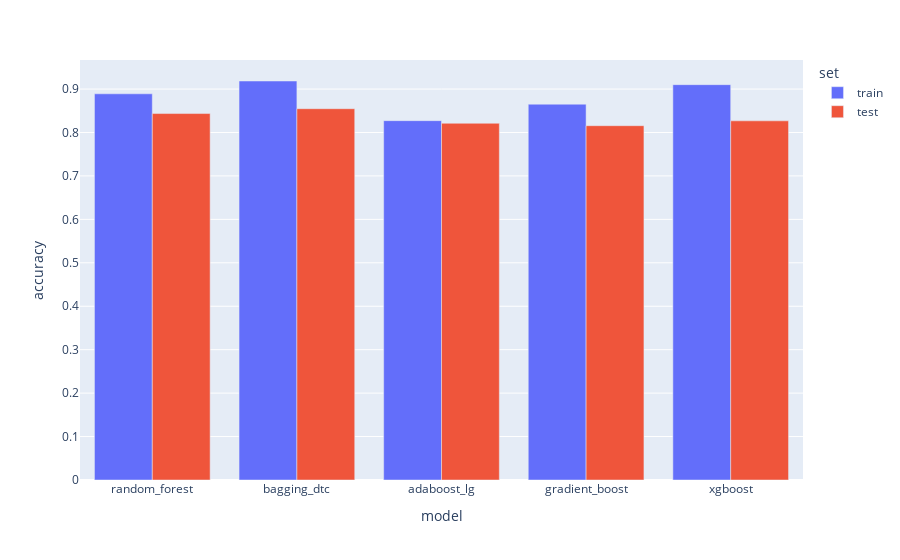

This figure's notebook cell:
### Markdown cell above
13. Compare all the models' performances in a bar chart and conclude. Which model is the best?

Hint: the option `barmode` in plotly's `px.bar()` might be useful 😇

### Code cell
px.bar(
    scores_df,
    x = "model",
    y = 'accuracy',
    color = 'set',
    barmode = 'group'
)

### Figure 1 — Plotly figure (JSON) as saved in the notebook; plotly's stock layout.template omitted (floating-point values rounded to 4 significant figures)
{"data": [{"alignmentgroup": "True", "hovertemplate": "set=train<br>model=%{x}<br>accuracy=%{y}<extra></extra>", "legendgroup": "train", "marker": {"color": "#636efa", "pattern": {"shape": ""}}, "name": "train", "offsetgroup": "train", "orientation": "v", "showlegend": true, "textposition": "auto", "type": "bar", "x": ["random_forest", "bagging_dtc", "adaboost_lg", "gradient_boost", "xgboost"], "xaxis": "x", "y": [0.889, 0.9185, 0.8272, 0.8652, 0.9101], "yaxis": "y"}, {"alignmentgroup": "True", "hovertemplate": "set=test<br>model=%{x}<br>accuracy=%{y}<extra></extra>", "legendgroup": "test", "marker": {"color": "#EF553B", "pattern": {"shape": ""}}, "name": "test", "offsetgroup": "test", "orientation": "v", "showlegend": true, "textposition": "auto", "type": "bar", "x": ["random_forest", "bagging_dtc", "adaboost_lg", "gradient_boost", "xgboost"], "xaxis": "x", "y": [0.8436, 0.8547, 0.8212, 0.8156, 0.8268], "yaxis": "y"}], "layout": {"barmode": "group", "legend": {"title": {"text": "set"}, "tracegroupgap": 0}, "margin": {"t": 60}, "xaxis": {"anchor": "y", "domain": [0, 1], "title": {"text": "model"}}, "yaxis": {"anchor": "x", "domain": [0, 1], "title": {"text": "accuracy"}}}}
